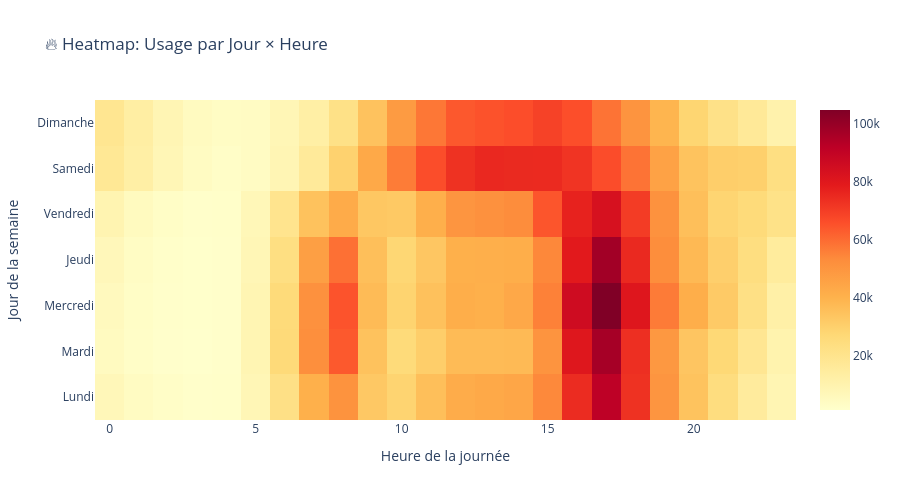

Here is the notebook cell this chart was saved with:
### Markdown cell above
### 2.5 Heatmap: Jour de la semaine × Heure

### Code cell
# Création de la matrice heure × jour
heatmap_data = df_divvy.groupby(['day_of_week', 'hour']).size().reset_index(name='trip_count')
heatmap_pivot = heatmap_data.pivot(index='day_of_week', columns='hour', values='trip_count')

# Renommer les jours
day_labels = ['Lundi', 'Mardi', 'Mercredi', 'Jeudi', 'Vendredi', 'Samedi', 'Dimanche']
heatmap_pivot.index = day_labels

# Heatmap avec Plotly
fig = go.Figure(data=go.Heatmap(
    z=heatmap_pivot.values,
    x=heatmap_pivot.columns,
    y=heatmap_pivot.index,
    colorscale='YlOrRd',
    hovertemplate='Jour: %{y}<br>Heure: %{x}h00<br>Trajets: %{z:,.0f}<extra></extra>'
))

fig.update_layout(
    title='🔥 Heatmap: Usage par Jour × Heure',
    xaxis_title='Heure de la journée',
    yaxis_title='Jour de la semaine',
    height=500
)

fig.show()

### Figure 1 — Plotly figure (JSON) as saved in the notebook; plotly's stock layout.template omitted (floating-point values rounded to 4 significant figures; data arrays with more than 128 entries replaced by an {"elided": "..."} marker saying what was removed)
{"data": [{"colorscale": [[0, "rgb(255,255,204)"], [0.125, "rgb(255,237,160)"], [0.25, "rgb(254,217,118)"], [0.375, "rgb(254,178,76)"], [0.5, "rgb(253,141,60)"], [0.625, "rgb(252,78,42)"], [0.75, "rgb(227,26,28)"], [0.875, "rgb(189,0,38)"], [1, "rgb(128,0,38)"]], "hovertemplate": "Jour: %{y}<br>Heure: %{x}h00<br>Trajets: %{z:,.0f}<extra></extra>", "type": "heatmap", "x": [0, 1, 2, 3, 4, 5, 6, 7, 8, 9, 10, 11, 12, 13, 14, 15, 16, 17, 18, 19, 20, 21, 22, 23], "y": ["Lundi", "Mardi", "Mercredi", "Jeudi", "Vendredi", "Samedi", "Dimanche"], "z": {"elided": "7x24 int values"}}], "layout": {"height": 500, "title": {"text": "🔥 Heatmap: Usage par Jour × Heure"}, "xaxis": {"title": {"text": "Heure de la journée"}}, "yaxis": {"title": {"text": "Jour de la semaine"}}}}
